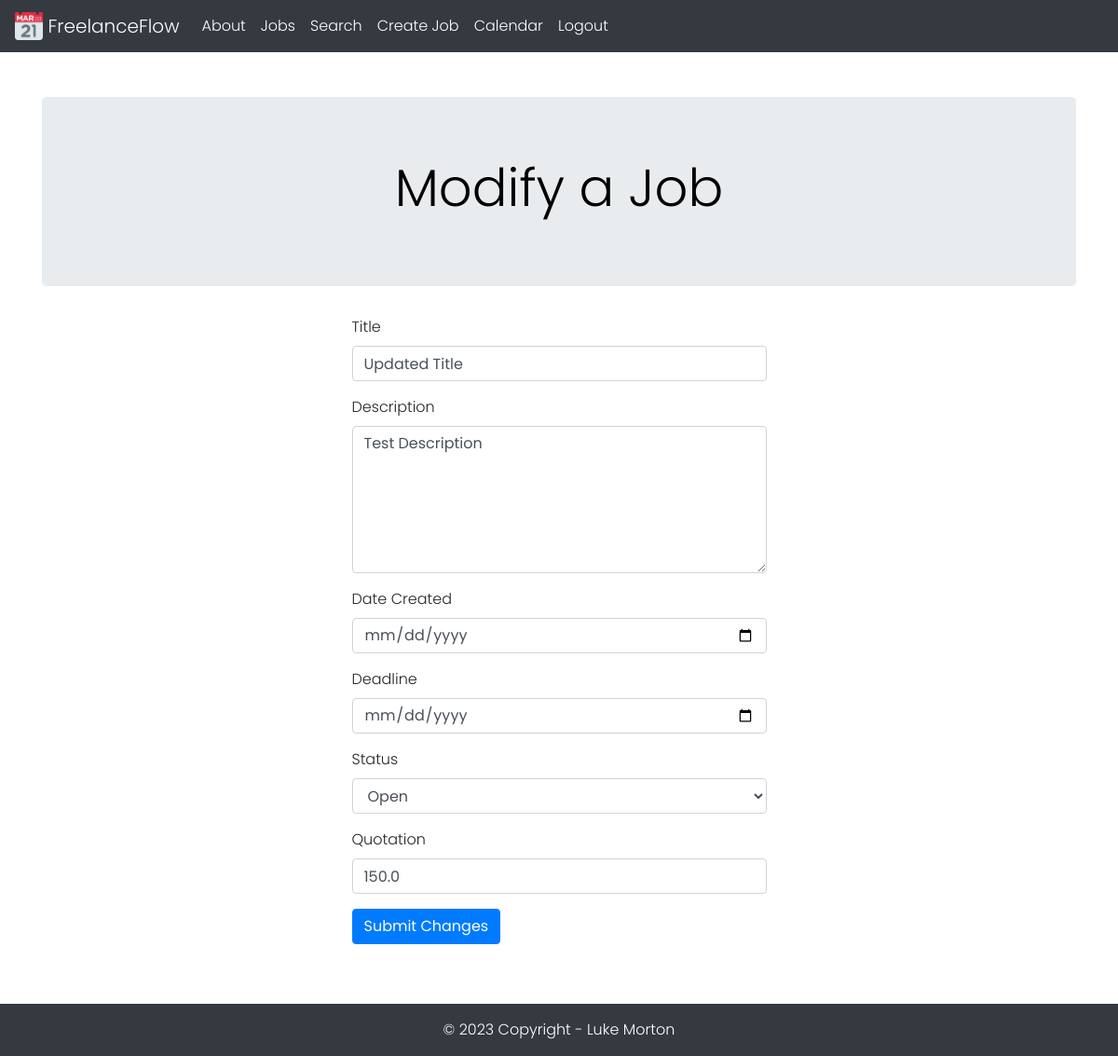
Page /25/modifyjob (signed in) on the committed database.
### tables this page shows
CREATE TABLE Jobs (
    jobid INTEGER PRIMARY KEY AUTOINCREMENT,
    title TEXT NOT NULL,
    description TEXT NOT NULL,
    datecreated TEXT NOT NULL,
    deadline TEXT NOT NULL,
    status TEXT NOT NULL,
    quotation REAL NOT NULL,
    createdby INTEGER,
    FOREIGN KEY (createdby) REFERENCES Users(userid)
);

### application.py (the view, shortened to what this page needs)
@app.route('/<int:job_id>/modifyjob', methods=('GET', 'POST'))
@login_required
def modifyjob(job_id):
    job = get_job(job_id)
    return render_template('modifyjob.html', job=job)

### application.py (called while the page is built)
def database_connection():
    conn = sqlite3.connect('freelanceflow.db')
    conn.row_factory = sqlite3.Row
    return conn

@login_manager.user_loader
def load_user(user_id):
    conn = database_connection()
    user_data = conn.execute('SELECT * FROM Users WHERE userid = ?', (user_id,)).fetchone()
    conn.close()
    if user_data is None:
        return None
    user = User(user_data['userid'], user_data['emailaddress'], user_data['password'], user_data['firstname'], user_data['lastname'], user_data['username'], user_data['accounttype'])
    return user

def get_job(job_id):
    conn = database_connection()
    job = conn.execute('SELECT * FROM Jobs WHERE jobid = ?', (job_id,)).fetchone()
    conn.close()
    if job is None:
        abort(404)
    return job

### templates/modifyjob.html (shortened to what this page needs)
{% extends 'base.html' %}
{% block jumbotron_title %} Modify a Job {% endblock %}
{% block content %}
    <div class="container">
        <div class="row justify-content-center">
            <div class="col-md-5">
                <form method="POST">
                    <div class="form-group">
                        <label for="title">Title</label>
                        <input type="text" class="form-control" name="title" placeholder="Job title" value="{{ request.form['title'] or job['title'] }}" required>
                    </div>
                    <div class="form-group">
                        <label for="content">Description</label>
                        <textarea class="form-control" name="description" placeholder="Enter details about the job here..." rows="6" required>{{ request.form['description'] or job['description'] }}</textarea>
                    </div>
                    <div class="form-group">
                        <label for="datecreated">Date Created</label>
                        <input type="date" class="form-control" name="datecreated" value="{{ request.form['datecreated'] or job['datecreated'] }}" required>
                    </div>
                    <div class="form-group">
                        <label for="deadline">Deadline</label>
                        <input type="date" class="form-control" name="deadline" value="{{ request.form['deadline'] or job['deadline'] }}" required>
                    </div>
                    <div class="form-group">
                        <label for="status">Status</label>
                        <select class="form-control" name="status" required>
                            <option value="Open" {% if job['status'] == 'Open' %}selected{% endif %}>Open</option>
                        </select>
                    </div>
                    <div class="form-group">
                        <label for="status">Quotation</label>
                        <input type="text" class="form-control" name="quotation" aria-label="Amount (to the nearest Euro)" value="{{ request.form['quotation'] or job['quotation'] }}" required>
                    </div>
                    <button type="submit" class="btn btn-primary">Submit Changes</button>
                </form>
            </div>
        </div>
    </div>
{% endblock %}

### static/css/style.css (style rules this page uses)
* { margin: 0 }
html, body { width: 100%; }
body { background-color: rgb(255, 255, 255); font-family: 'Poppins', sans-serif; font-weight: 300; padding-bottom: 120px; }

### rows in the picture
Jobs: title "Updated Title", description "Test Description", status "Open", quotation "150.0"
